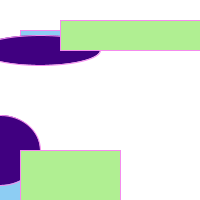
Frame 1 (no input)
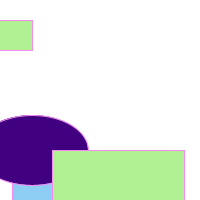
Frame 60 (the mouse pressed at the canvas centre just before this capture)
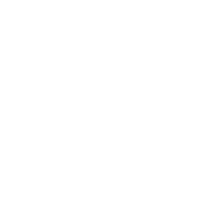
Frame 120 (the mouse held since frame 60 and released just before this capture)

The Processing sketch that drew these frames (run headless with seeded random() and noise(); from frame 60 on, the mouse is pressed at the canvas centre):

// Processing sketch: processing_11794
// ── processing_11794.pde

Diagonals da, db;
void setup() {
size(200, 200);
smooth();
// Inputs: x, y, velocidad, espesor, grray
da = new Diagonals(40, 150, 4, 10, 1);
db = new Diagonals(80, 50, 2,12, 55);
}
void draw() {
background(255);
da.update();
db.update();
}
class Diagonals {
int x, y, speed, thick, gray;
Diagonals(int xpos, int ypos, int s, int t, int g) {
x = xpos;
y = ypos;
speed = s;
thick = t;
gray = g;
}
void update() {
stroke(245,139,238);
fill (141,205,243);
rect(x-60, y, x+50, y-70);
fill (64,0,128);
ellipse(x-40, y, x+40, y-80);
fill (176,239,146);
rect(x-20, y, x+60, y-80);
x = x + speed;
if (x > 100) {
x = -100;
}
}
}
